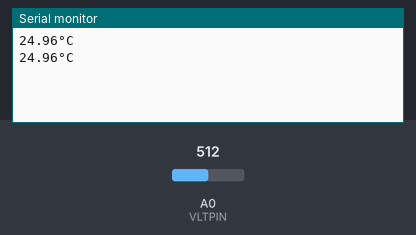
The sketch below on a simulated Arduino Uno, built with avr-gcc and run on an emulated ATmega328P. Parts: the last lines printed to the serial monitor. The inputs (shaded band) are chosen by the test bench; at power-on: A0 (VLTPIN) = 512.

Above: at 1.8 s.
1.9 s: A0 (VLTPIN) set to 716
At 2.8 s:
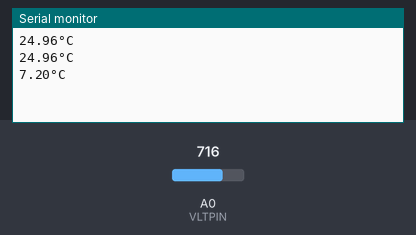
3.4 s: A0 (VLTPIN) set to 900
At 4.8 s:
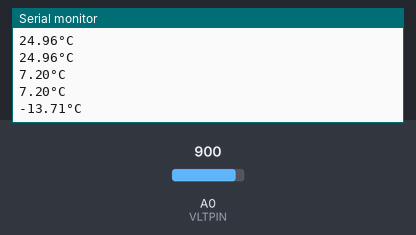
Timing chart, 0 to 6.4 s (numbered marks = the images above; inputs shaded):
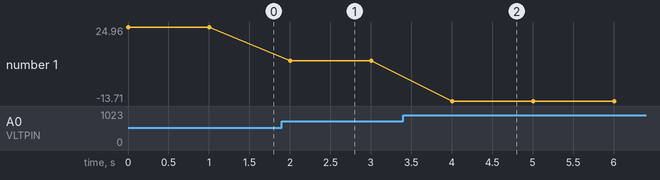

Measured:
- after the input at 1.9 s, the serial monitor: prints a new line after 0.10 s (image 1)
- after the input at 3.4 s, the serial monitor: prints a new line after 0.60 s (image 2)
- plotted number 1: 24.96 → 7.2 after the input at 1.9 s, 7.2 → -13.71 after the input at 3.4 s

The sketch:

Exercise9.ino
```cpp
//Thermometer with thermistor

/*thermistor parameters:
 * RT0:  10 000 Ω
 * B: 3977 K +- 0.75%
 * T0:  25 C
 * +- 5%
 */

#define VLTPIN A0

//These  values are in the datasheet
#define RT0 10000   // Ω
#define B 3977      //  K
//--------------------------------------


#define VCC 5    //Supply  voltage
#define R 10000  //R=10KΩ

float vlt, temp, RT, VR, ln, T0;

void setup() {
  // put your setup code here, to run once:
  Serial.begin(9600);
  T0 = 25 + 273.15;             //Temperature  T0 from datasheet, conversion from Celsius to kelvin
}

void loop() {
  // put your main code here, to run repeatedly:
  vlt = analogRead(VLTPIN);     //read analog value
  vlt = (5.0 / 1023.0) * vlt;   //Conversion to voltage

  VR = VCC - vlt;
  RT = vlt / (VR / R);          //Resistance of RT

  ln = log(RT / RT0);
  temp = (1 / ((ln / B) + (1 / T0))); //Temperature from thermistor

  temp =  temp - 273.15;        //Conversion to Celsius

  Serial.print(temp);
  Serial.println("°C");
  delay(1000);
}
```
